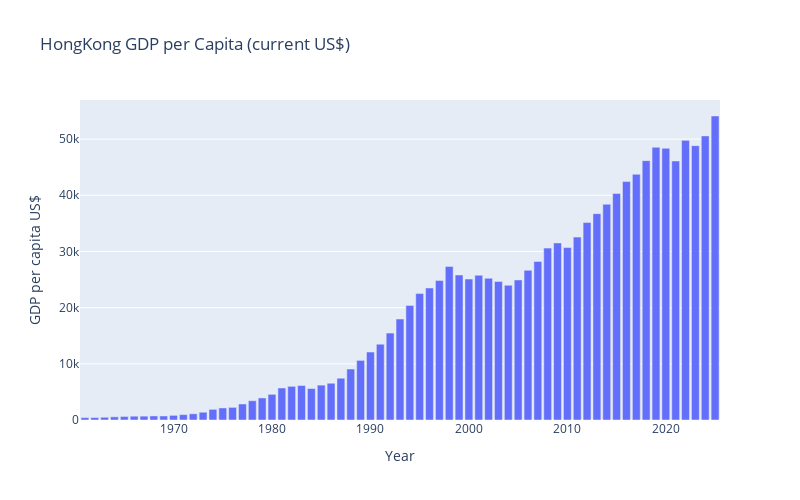

The notebook cell saved with this chart:
### Code cell
fig = px.bar(df_hk, x=df_hk.index, y="HKG", width=800, height=500,
             title="HongKong GDP per Capita (current US$)"
            ).update_layout(xaxis_title="Year", 
                            yaxis_title="GDP per capita US$")
fig.show()
